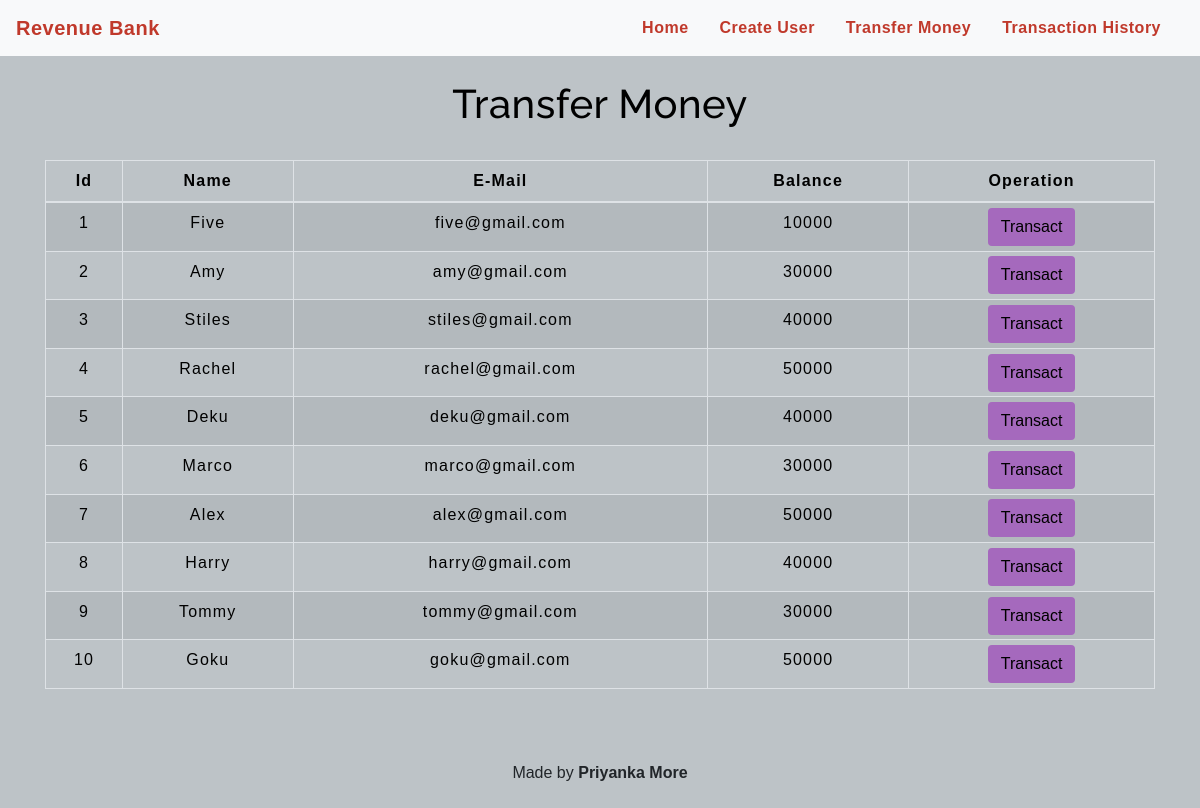
The app's page /transfermoney.php with its own data.
### tables this page shows
CREATE TABLE `users` (
  `id` int(3) NOT NULL,
  `name` text NOT NULL,
  `email` varchar(30) NOT NULL,
  `balance` int(8) NOT NULL
);

### transfermoney.php (the view, shortened to what this page needs)
<!DOCTYPE html>
<html lang="en">
<head>
    <link rel="stylesheet" href="https://maxcdn.bootstrapcdn.com/bootstrap/4.0.0/css/bootstrap.min.css">
    <link rel="stylesheet" type="text/css" href="css/table.css">
    <link rel="stylesheet" type="text/css" href="css/navbar.css">
</head>
<body style="background-color : #BDC3C7;">
<?php
    include 'config.php';
    $sql = "SELECT * FROM users";
    $result = mysqli_query($conn,$sql);
?>
<?php
  include 'navbar.php';
?>
<div class="container">
        <h2 class="text-center pt-4" style="color : black;">Transfer Money</h2>
        <br>
            <div class="row">
                <div class="col">
                    <div class="table-responsive-sm">
                    <table class="table table-hover table-sm table-striped table-condensed table-bordered" style="border-color:black;">
                        <thead style="color : black;">
                            <tr>
                            <th scope="col" class="text-center py-2">Id</th>
                            <th scope="col" class="text-center py-2">Name</th>
                            <th scope="col" class="text-center py-2">E-Mail</th>
                            <th scope="col" class="text-center py-2">Balance</th>
                            <th scope="col" class="text-center py-2">Operation</th>
                            </tr>
                        </thead>
                        <tbody>
                <?php
                    while($rows=mysqli_fetch_assoc($result)){
                ?>
                    <tr style="color : black;">
                        <td class="py-2"><?php echo $rows['id'] ?></td>
                        <td class="py-2"><?php echo $rows['name']?></td>
                        <td class="py-2"><?php echo $rows['email']?></td>
                        <td class="py-2"><?php echo $rows['balance']?></td>
                        <td><a href="selecteduserdetail.php?id= <?php echo $rows['id'] ;?>"> <button type="button" class="btn" style="background-color : #A569BD;">Transact</button></a></td>
                    </tr>
                <?php
                    }
                ?>
                        </tbody>
                    </table>
                    </div>
                </div>
            </div>
         </div>
         <footer class="text-center mt-5 py-2">
            <p>Made by <b>Priyanka More</b> <br> </p>
        </footer>
</body>
</html>

### navbar.php (shortened to what this page needs)
<nav class="navbar navbar-expand-md navbar-light bg-light">
      <a class="navbar-brand" href="index.php" style="color : #C0392B;"><b>Revenue Bank</b></a>
      <div class="collapse navbar-collapse" id="collapsibleNavbar">
            <ul class="navbar-nav ml-auto">
              <li class="nav-item">
                <a class="nav-link" href="index.php" style="color : #C0392B;"><b>Home</b></a>
              </li>
              <li class="nav-item">
                <a class="nav-link" href="createuser.php" style="color : #C0392B;"><b>Create User</b></a>
              </li>
              <li class="nav-item">
                <a class="nav-link" href="transfermoney.php" style="color : #C0392B;"><b>Transfer Money</b></a>
              </li>
              <li class="nav-item">
                <a class="nav-link" href="transactionhistory.php" style="color : #C0392B;"><b>Transaction History</b></a>
              </li>
          </div>
       </nav>

### css/table.css (style rules this page uses)
* { padding: 0; margin: 0; box-sizing: border-box; font-family: sans-serif; }
h2 { font-size: 40px; }
table { letter-spacing: 1.2px; }
td { text-align: center; }
button { border:none; background: #8080ff; transition: 1s; }

### css/navbar.css (style rules this page uses)
.nav-link { margin-right: 15px; color:#2F363F; letter-spacing: 0.5px; transition: 0.5s; }
.navbar-brand { color: #4C4B4B; letter-spacing: 0.5px; }
h2 { color: #4C4B4B; letter-spacing: 0.5px; font-family: raleway; }

### transfermoney.php (style rules this page uses)
button { transition: 1.5s; }

### records on screen
users: id "1", name "Five", email "five@gmail.com", balance "10000"
users: id "2", name "Amy", email "amy@gmail.com", balance "30000"
users: id "3", name "Stiles", email "stiles@gmail.com", balance "40000"
users: id "4", name "Rachel", email "rachel@gmail.com", balance "50000"
users: id "5", name "Deku", email "deku@gmail.com", balance "40000"
users: id "6", name "Marco", email "marco@gmail.com", balance "30000"
users: id "7", name "Alex", email "alex@gmail.com", balance "50000"
users: id "8", name "Harry", email "harry@gmail.com", balance "40000"
users: id "9", name "Tommy", email "tommy@gmail.com", balance "30000"
users: id "10", name "Goku", email "goku@gmail.com", balance "50000"
